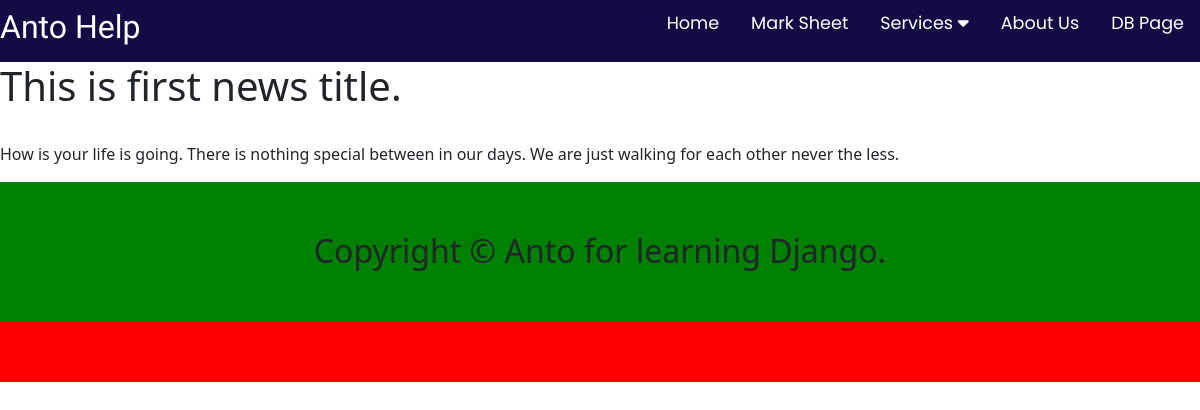
Page /newsDetails/1 on the committed database.
### News/models.py (models this page shows)
class News(models.Model):
    news_title = models.CharField(max_length=200)
    news_des = models.TextField()

### myDjangoLearningProject/views.py (the view)
# urls.py: path('newsDetails/<news_id>' , views.newsDetails , name = 'newsDetails'),
def newsDetails(request , news_id):
    newsDetails = News.objects.get(id = news_id)
    data = {
        'newsDetails' :  newsDetails
    }
    return render(request , "newsDetails.html" , data)

### Templates/newsDetails.html
{% extends "base.html" %}
{% block content %}
  <body>
    <h1> {{ newsDetails.news_title }} </h1>
    <br>
    <p> {{ newsDetails.news_des }} </p>
</body>
{% endblock content %}

### static/style.css (style rules this page uses)
* { margin: 0; padding: 0; box-sizing: border-box; }
body { background-color: rgb(110, 128, 122); }

### rows in the picture
News: news_title "This is first news title.", news_des "How is your life is going. There is nothing special between in our days. We are just walking for each other never the less."
